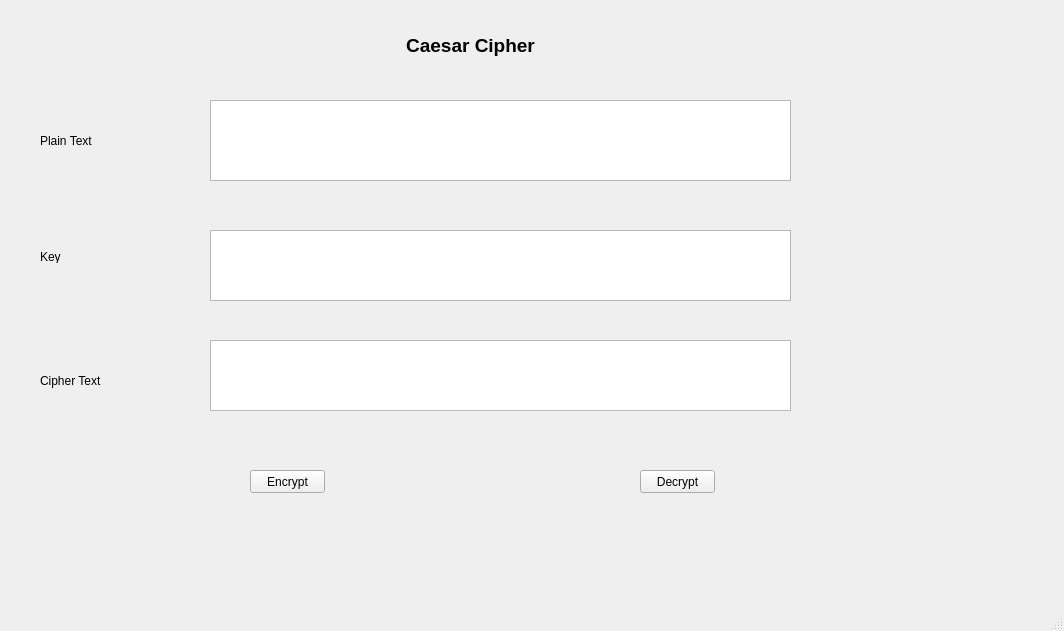
<?xml version="1.0" encoding="UTF-8"?>
<ui version="4.0">
 <class>MainWindow</class>
 <widget class="QMainWindow" name="MainWindow">
  <property name="geometry">
   <rect>
    <x>0</x>
    <y>0</y>
    <width>1064</width>
    <height>631</height>
   </rect>
  </property>
  <property name="windowTitle">
   <string>MainWindow</string>
  </property>
  <widget class="QWidget" name="centralwidget">
   <widget class="QLabel" name="label">
    <property name="geometry">
     <rect>
      <x>390</x>
      <y>20</y>
      <width>161</width>
      <height>51</height>
     </rect>
    </property>
    <property name="text">
     <string>&lt;html&gt;&lt;head/&gt;&lt;body&gt;&lt;p align=&quot;center&quot;&gt;&lt;span style=&quot; font-size:14pt; font-weight:600;&quot;&gt;Caesar Cipher&lt;/span&gt;&lt;/p&gt;&lt;/body&gt;&lt;/html&gt;</string>
    </property>
   </widget>
   <widget class="QLabel" name="label_2">
    <property name="geometry">
     <rect>
      <x>40</x>
      <y>130</y>
      <width>61</width>
      <height>21</height>
     </rect>
    </property>
    <property name="text">
     <string>Plain Text</string>
    </property>
   </widget>
   <widget class="QLabel" name="label_3">
    <property name="geometry">
     <rect>
      <x>40</x>
      <y>250</y>
      <width>47</width>
      <height>13</height>
     </rect>
    </property>
    <property name="text">
     <string>Key</string>
    </property>
   </widget>
   <widget class="QLabel" name="label_4">
    <property name="geometry">
     <rect>
      <x>40</x>
      <y>370</y>
      <width>61</width>
      <height>21</height>
     </rect>
    </property>
    <property name="text">
     <string>Cipher Text</string>
    </property>
   </widget>
   <widget class="QPushButton" name="pushButton">
    <property name="geometry">
     <rect>
      <x>250</x>
      <y>470</y>
      <width>75</width>
      <height>23</height>
     </rect>
    </property>
    <property name="text">
     <string>Encrypt</string>
    </property>
   </widget>
   <widget class="QPushButton" name="pushButton_2">
    <property name="geometry">
     <rect>
      <x>640</x>
      <y>470</y>
      <width>75</width>
      <height>23</height>
     </rect>
    </property>
    <property name="text">
     <string>Decrypt</string>
    </property>
   </widget>
   <widget class="QTextEdit" name="textEdit">
    <property name="geometry">
     <rect>
      <x>210</x>
      <y>100</y>
      <width>581</width>
      <height>81</height>
     </rect>
    </property>
   </widget>
   <widget class="QTextEdit" name="textEdit_2">
    <property name="geometry">
     <rect>
      <x>210</x>
      <y>230</y>
      <width>581</width>
      <height>71</height>
     </rect>
    </property>
   </widget>
   <widget class="QTextEdit" name="textEdit_3">
    <property name="geometry">
     <rect>
      <x>210</x>
      <y>340</y>
      <width>581</width>
      <height>71</height>
     </rect>
    </property>
   </widget>
  </widget>
  <widget class="QMenuBar" name="menubar">
   <property name="geometry">
    <rect>
     <x>0</x>
     <y>0</y>
     <width>1064</width>
     <height>21</height>
    </rect>
   </property>
  </widget>
  <widget class="QStatusBar" name="statusbar"/>
 </widget>
 <resources/>
 <connections/>
</ui>
